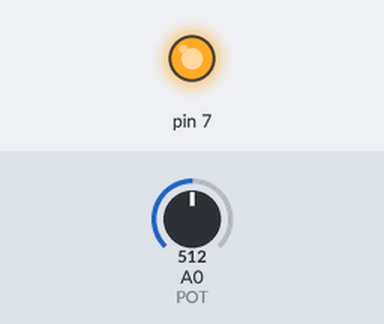
Recording of a sketch running on a simulated Arduino Uno, built with avr-gcc and run on an emulated ATmega328P. On the bench: output pins drawn as LEDs (lit = HIGH). Inputs (shaded band) come from the test bench; at power-on: A0 (POT) = 512.

Above: at 1.2 s.
1.3 s: A0 (POT) set to 500
At 2.5 s:
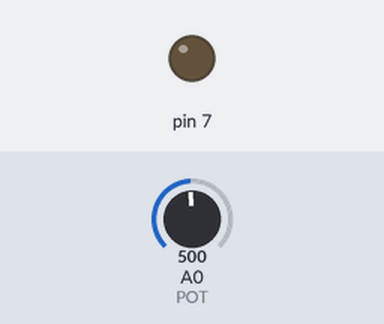
2.8 s: A0 (POT) set to 716
At 3.9 s:
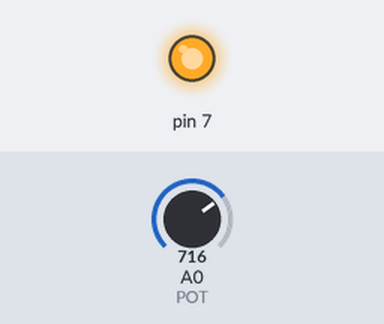
4.3 s: A0 (POT) set to 511
At 5.1 s:
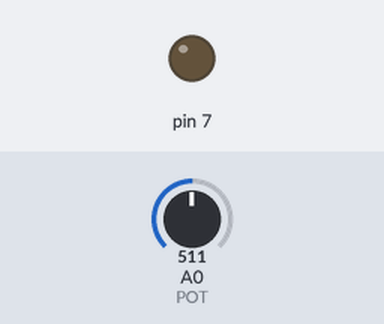
Timing chart, 0 to 7.3 s (numbered marks = the images above; inputs shaded):
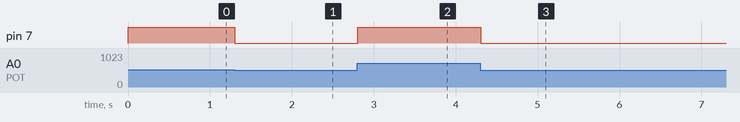

The sketch:

led_pwm.ino
```cpp
#define POT A0
#define LED PB7

void setup() {
  // Inicia o pino de controle do LED
  pinMode (LED, OUTPUT);
}

void loop() {
  // Faz uma leitura que varia de 0 a 1023
  int adc = analogRead(POT);
  // Define o duty cycle como um valor que varia de 0 a 255
  analogWrite(LED, adc >> 2);
  // Isso é feito a cada 100 ms
  delay(100);
}
```

Measured:
- the behaviour switches between 512 and 511 on A0 (POT) (found by bisection; images 0 and 1)
- after the input at 1.3 s, pin 7: HIGH → LOW at once
- after the input at 2.8 s, pin 7: LOW → HIGH at once
- after the input at 4.3 s, pin 7: HIGH → LOW at once
